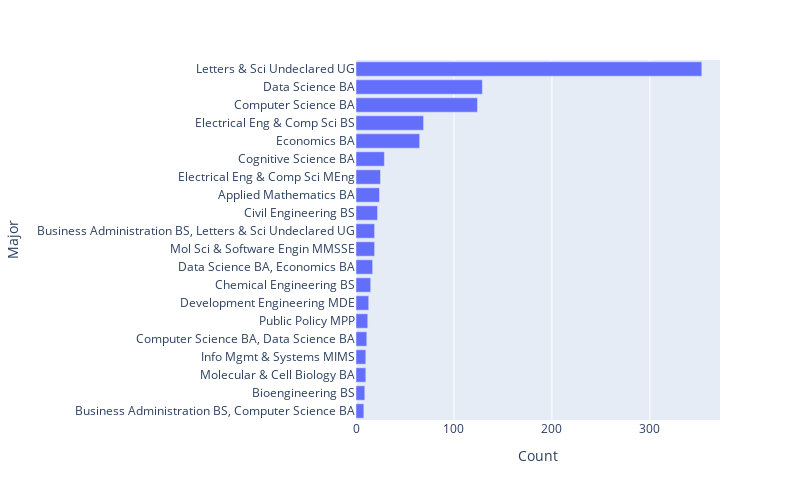

Notebook code for this chart:
### Markdown cell above
We will often use visualizations to make sense of data

In Data 100, we will deal with many different kinds of data (not just numbers) and we will study techniques to describe types of data.

How can we summarize the Majors field? A good starting point might be to use a bar plot:

### Code cell
# Interactive using plotly

fig = px.bar(majors_count.loc[::-1], orientation='h')
fig.update_layout(showlegend=False, 
                  xaxis_title='Count', 
                  yaxis_title='Major',
                  autosize=False, 
                  width=800, 
                  height=500)

### Figure 1 — Plotly figure (JSON) as saved in the notebook; plotly's stock layout.template omitted (floating-point values rounded to 4 significant figures)
{"data": [{"alignmentgroup": "True", "hovertemplate": "variable=count<br>value=%{x}<br>Majors=%{y}<extra></extra>", "legendgroup": "count", "marker": {"color": "#636efa", "pattern": {"shape": ""}}, "name": "count", "offsetgroup": "count", "orientation": "h", "showlegend": true, "textposition": "auto", "type": "bar", "x": [8, 9, 10, 10, 11, 12, 13, 15, 17, 19, 19, 22, 24, 25, 29, 65, 69, 124, 129, 353], "xaxis": "x", "y": ["Business Administration BS, Computer Science BA", "Bioengineering BS", "Molecular & Cell Biology BA", "Info Mgmt & Systems MIMS", "Computer Science BA, Data Science BA", "Public Policy MPP", "Development Engineering MDE", "Chemical Engineering BS", "Data Science BA, Economics BA", "Mol Sci & Software Engin MMSSE", "Business Administration BS, Letters & Sci Undeclared UG", "Civil Engineering BS", "Applied Mathematics BA", "Electrical Eng & Comp Sci MEng", "Cognitive Science BA", "Economics BA", "Electrical Eng & Comp Sci BS", "Computer Science BA", "Data Science BA", "Letters & Sci Undeclared UG"], "yaxis": "y"}], "layout": {"autosize": false, "barmode": "relative", "height": 500, "legend": {"title": {"text": "variable"}, "tracegroupgap": 0}, "margin": {"t": 60}, "showlegend": false, "width": 800, "xaxis": {"anchor": "y", "domain": [0, 1], "title": {"text": "Count"}}, "yaxis": {"anchor": "x", "domain": [0, 1], "title": {"text": "Major"}}}}
